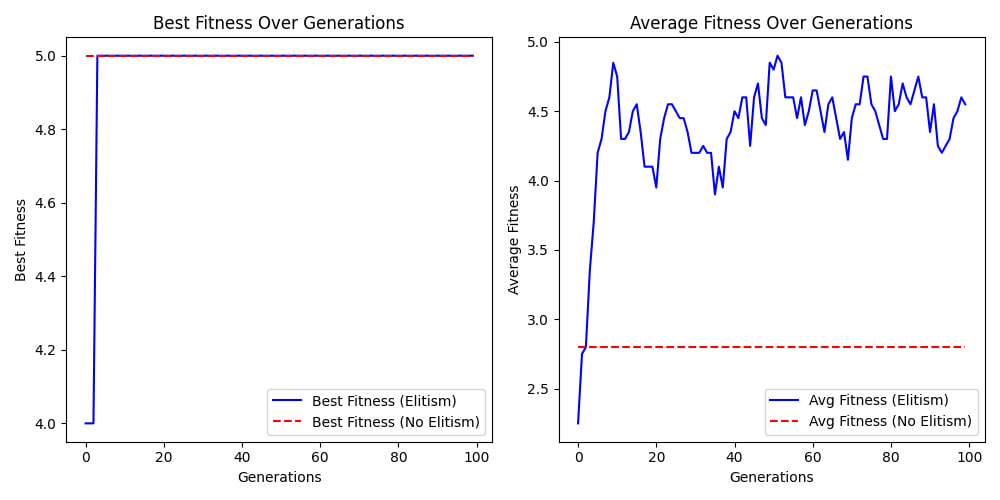

Here is the Python script that generated this plot:
import numpy as np
import random
import matplotlib.pyplot as plt

np.random.seed(1)

class GeneticAlgorithm:
    def __init__(self, population_size, chromosome_length, generations, crossover_prob, mutation_prob, elitism=2):
        self.population_size = population_size
        self.chromosome_length = chromosome_length
        self.generations = generations
        self.crossover_prob = crossover_prob
        self.mutation_prob = mutation_prob
        self.elitism = elitism

    def initialize_population(self):
        return np.random.randint(0, 2, (self.population_size, self.chromosome_length))

    def evaluate_fitness(self, individual):
        return np.sum(individual)

    def compute_population_fitness(self, population):
        return np.array([self.evaluate_fitness(ind) for ind in population])

    def select_parents(self, population, fitness_scores):
        probabilities = fitness_scores / np.sum(fitness_scores) if np.sum(fitness_scores) > 0 else np.zeros_like(
            fitness_scores)
        return population[np.random.choice(len(population), size=2, p=probabilities)]

    def crossover(self, parent1, parent2):
        if np.random.random() < self.crossover_prob:
            point = np.random.randint(1, len(parent1))
            return np.concatenate((parent1[:point], parent2[point:])), np.concatenate(
                (parent2[:point], parent1[point:]))
        return parent1, parent2

    def mutate(self, individual):
        mutation_mask = np.random.rand(len(individual)) < self.mutation_prob
        individual[mutation_mask] = 1 - individual[mutation_mask]
        return individual

    def run(self):
        population = self.initialize_population()

        best_fitness_vector = []
        avg_fitness_vector = []

        for _ in range(self.generations):
            fitness_scores = self.compute_population_fitness(population)

            best_fitness_vector.append(np.max(fitness_scores))
            avg_fitness_vector.append(np.mean(fitness_scores))

            sorted_indices = np.argsort(fitness_scores)[-self.elitism:]
            next_population = population[sorted_indices].tolist()

            while len(next_population) < self.population_size:
                p1, p2 = self.select_parents(population, fitness_scores)
                c1, c2 = self.crossover(p1, p2)
                next_population.extend([self.mutate(c1), self.mutate(c2)])

            population = np.array(next_population[:self.population_size])

        return population, best_fitness_vector, avg_fitness_vector


population_size = 20
chromosome_length = 5
generations = 100
crossover_prob = 0.6
mutation_prob = 0.05

ga = GeneticAlgorithm(population_size, chromosome_length, generations, crossover_prob, mutation_prob)
final_population, best_fitness_vector, avg_fitness_vector = ga.run()

print("Final Population:\n", final_population)
print("Best Fitness per Generation:\n", best_fitness_vector)
print("Average Fitness per Generation:\n", avg_fitness_vector)


def run_ga_with_elitism(elitism):
    ga = GeneticAlgorithm(population_size, chromosome_length, generations, crossover_prob, mutation_prob, elitism)
    _, best_fitness, avg_fitness = ga.run()
    return best_fitness, avg_fitness

best_fitness_elitism, avg_fitness_elitism = run_ga_with_elitism(elitism=2)

best_fitness_no_elitism, avg_fitness_no_elitism = run_ga_with_elitism(elitism=0)

plt.figure(figsize=(10, 5))

plt.subplot(1, 2, 1)
plt.plot(best_fitness_elitism, label="Best Fitness (Elitism)", linestyle='-', color='blue')
plt.plot(best_fitness_no_elitism, label="Best Fitness (No Elitism)", linestyle='--', color='red')
plt.xlabel("Generations")
plt.ylabel("Best Fitness")
plt.title("Best Fitness Over Generations")
plt.legend()

plt.subplot(a1, 2, 2)
plt.plot(avg_fitness_elitism, label="Avg Fitness (Elitism)", linestyle='-', color='blue')
plt.plot(avg_fitness_no_elitism, label="Avg Fitness (No Elitism)", linestyle='--', color='red')
plt.xlabel("Generations")
plt.ylabel("Average Fitness")
plt.title("Average Fitness Over Generations")
plt.legend()
plt.tight_layout()
plt.show()
